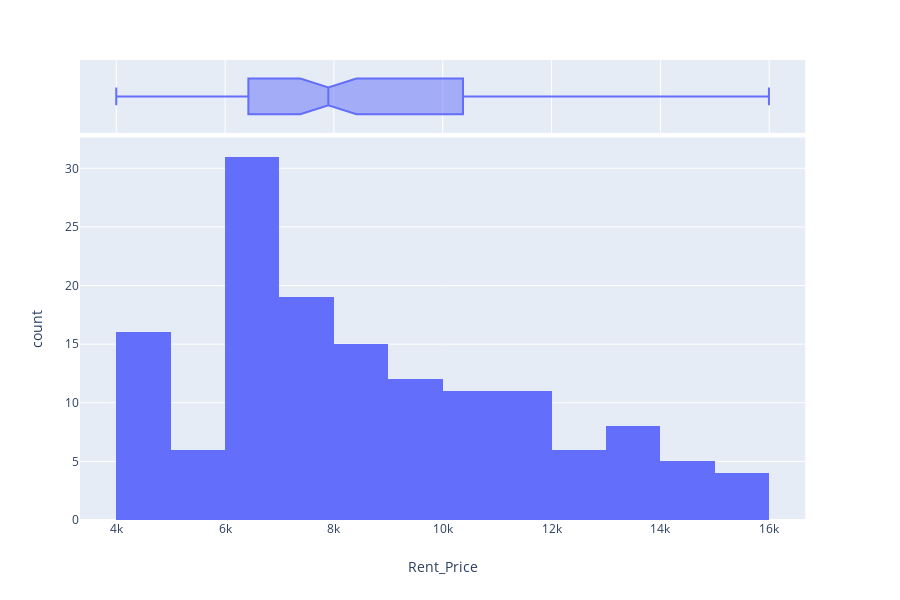

Write notebook code for a chart like this one.
### Markdown cell above
<b> Data Visulaization of Manhattan Apartment Rent Price Statistics

### Code cell
fig = px.histogram(mh_rent, x="Rent_Price", marginal="box")
fig.show()

### Figure 1 — Plotly figure (JSON) as saved in the notebook; plotly's stock layout.template omitted (floating-point values rounded to 4 significant figures; data arrays with more than 128 entries replaced by an {"elided": "..."} marker saying what was removed)
{"data": [{"alignmentgroup": "True", "bingroup": "x", "hoverlabel": {"namelength": 0}, "hovertemplate": "Rent_Price=%{x}<br>count=%{y}", "legendgroup": "", "marker": {"color": "#636efa"}, "name": "", "offsetgroup": "", "orientation": "v", "showlegend": false, "type": "histogram", "x": {"elided": "144 int values"}, "xaxis": "x", "yaxis": "y"}, {"alignmentgroup": "True", "hoverlabel": {"namelength": 0}, "hovertemplate": "Rent_Price=%{x}", "legendgroup": "", "marker": {"color": "#636efa"}, "name": "", "notched": true, "offsetgroup": "", "showlegend": false, "type": "box", "x": {"elided": "144 int values"}, "xaxis": "x2", "yaxis": "y2"}], "layout": {"barmode": "relative", "height": 600, "legend": {"tracegroupgap": 0}, "margin": {"t": 60}, "xaxis": {"anchor": "y", "domain": [0, 0.98], "title": {"text": "Rent_Price"}}, "xaxis2": {"anchor": "y2", "domain": [0, 0.98], "matches": "x", "showgrid": true, "showticklabels": false}, "yaxis": {"anchor": "x", "domain": [0, 0.8316], "title": {"text": "count"}}, "yaxis2": {"anchor": "x2", "domain": [0.8416, 1], "matches": "y2", "showgrid": false, "showticklabels": false}}}
